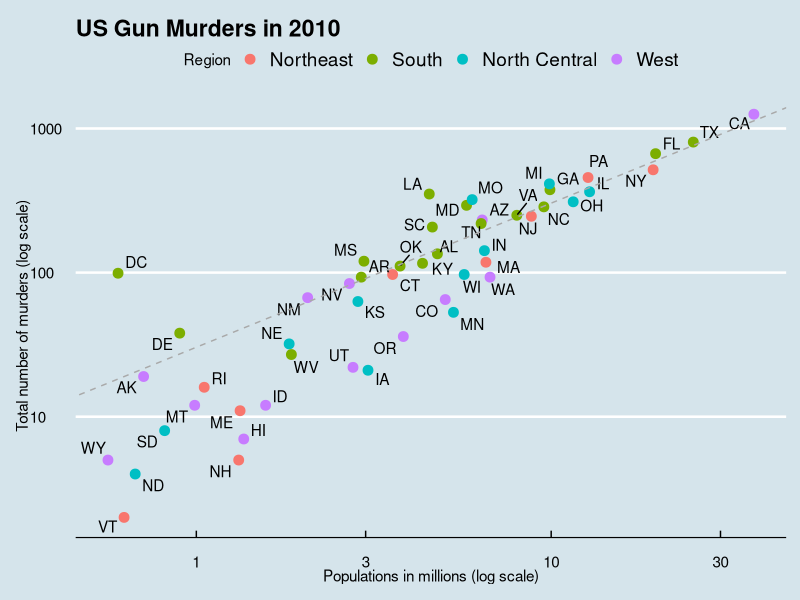
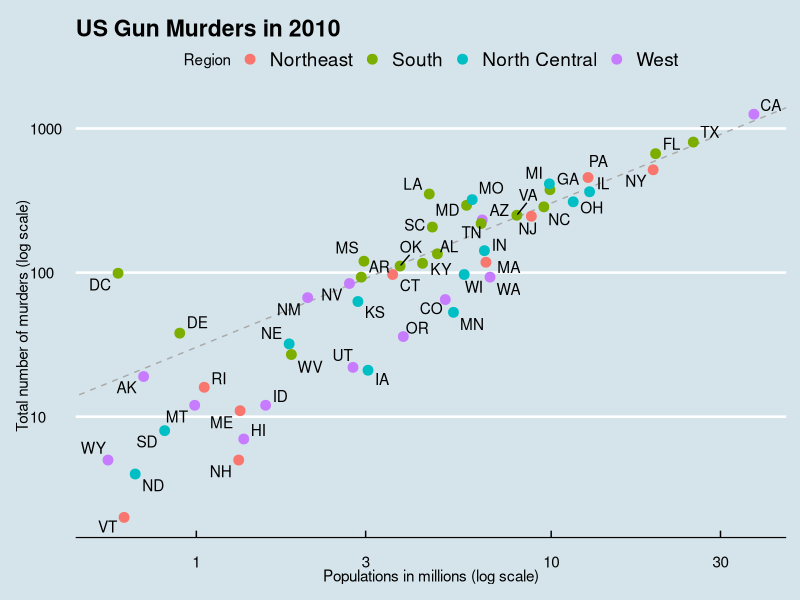

Reproduce these figures in R, in order. (Note: this script raises an error after producing the figures.)
#### Recap last lec  ####

# Let's visualize the murders data together! (then we'll look at some more interesting examples)
# Quiz: three essential components of ggplot?

# Useful short-cut: 
# You can comment out a line or a block of lines using the following keyboard shortcuts:
# For Mac: Cmd + Shift + C
# For Windows: Ctrl + Shift + C
# You can toggle the comment on or off

# 1.  **ggplot()** - layered graphics: 3 essential components:
library(dslabs)
library(tidyverse)
library(ggthemes)
library(ggrepel) 


# First, identify which df to plot, and whether we need any calculation for what we want
# Second: mapping
# Third, what kind of geometry 
# Customization: pay attention to:
# (1) x and y scales/transformations: remember scale_x_continuous() and scale_y_continuous() are designed to perform such tasks, rather than directly change the global mapping
# (2) color, size, shape of geometry
# (3) title, label, themes

# We want to show a plot with x being population in millions (log10 scale), y being total (log10scale)
# We want to add a line with log(y) = a + b*log(x in million)
# So we'll need to calculate a and b




















r = murders %>% summarise(r = sum(total) / sum(population) * 10^6) %>% .$r
# r = sum(murders$total) / sum(murders$population) * 10^6

murders %>% ggplot(aes(x = population / 10^6, y = total)) + 
  geom_point(aes(color = region), size = 3) + 
  scale_x_continuous(trans = "log10") + # equivalent to scale_x_log10()
  scale_y_continuous(trans = "log10") +  # equivalent to scale_y_log10()
  geom_text_repel(aes(label = abb)) + 
  geom_abline(intercept = log10(r), slope = 1, color = "darkgrey", lty = 2)+ 
  xlab("Populations in millions (log scale)") +
  ylab("Total number of murders (log scale)") +
  ggtitle("US Gun Murders in 2010") +
  scale_color_discrete(name = "Region") +
  theme_economist()

# **Optional (1) **: not so convenient if directly log transform in the aesthetics
# murders %>% ggplot(aes(x = log10(population), y = log10(total))) + 
#   geom_point(aes(color = region), size = 3) + 
#   # geom_text(aes(label = abb), nudge_x = 0.1)
#   geom_text_repel(aes(label = abb)) + 
#   scale_x_continuous(labels = function(x) 10^x/10^6, breaks = log10(c(1e6, 3e6, 10e6, 30e6))) + 
#   scale_y_continuous(labels = function(y) 10^y, breaks = log10(c(10, 100, 1000))) + 
#   xlab("Population (in Millions)") + 
#   ylab("Total number of murders (log scale) ") +
#   ggtitle("US Gun Murders in 2010") 



# ** Optional (2) **: define customized transformation 
# library(ggplot2)
# library(scales)
# 
# # Define the transformation and its inverse
# log8_trans <- function(x) { log(x, base = 8) + 2 }
# log8_inv <- function(x) { 8^(x - 2) }
# 
# # Create the custom transformation object
# log8plus2_trans <- trans_new("log8plus2", 
#                              transform = log8_trans, 
#                              inverse = log8_inv)
# 
# # Use in ggplot2
# murders %>% 
#   ggplot(aes(x = population, y = total)) + 
#   geom_point(aes(color = region), size = 3) + 
#   scale_x_continuous(trans = log8plus2_trans) +
#   scale_y_continuous(trans = log8plus2_trans) +
#   theme_minimal()

# Code review
# First define the slope of the line
r <- murders %>% 
  summarize(murder_rate= sum(total) /  sum(population) * 10^6) %>% .$murder_rate

# Now make the plot
murders %>% ggplot(aes(population/10^6, total, label = abb)) +   
  geom_abline(intercept = log10(r), lty = 2, color = "darkgrey") +
  geom_point(aes(col=region), size = 3) +
  geom_text_repel() +
  scale_x_log10() +
  scale_y_log10() + 
  xlab("Populations in millions (log scale)") +
  ylab("Total number of murders (log scale)") +
  ggtitle("US Gun Murders in 2010") +
  scale_color_discrete(name = "Region") +
  theme_economist()




# 2. ** other geometry **: geom_line(), geom_histogram(), geom_boxplot()
# 3. ** multiple small plots **: facet_wrap(), facet_grid()



# Today's lecture
# 1. review the above code for creating the plot for murders
# 2. gapminder: as a practice/example  - real-world data visualization (last week's lab covered first half)
# 3. lab this week: practice with more examples - remember the confusing/misleading graph in the first lecture? 
# 4. HW2 released 9/25; due in Oct 15. Updated on course website and canvas
# 5. Don't need to worry about the canvas assigment/hw, they are for TF grading purpose only

labels <- data.frame(country = countries, x = c(1975, 1965), y = c(5, 2.75))
countries <- c("South Korea", "Germany")
gapminder %>% filter(country %in% countries) %>% 
  ggplot(aes(year, fertility, color = country)) +
  geom_line() +
  geom_text(data = labels, aes(x, y, label = country), size = 5) +
  theme(legend.position = "none") +
  xlab("Year") +
  ylab("Fertility (avg number of children per woman)")
